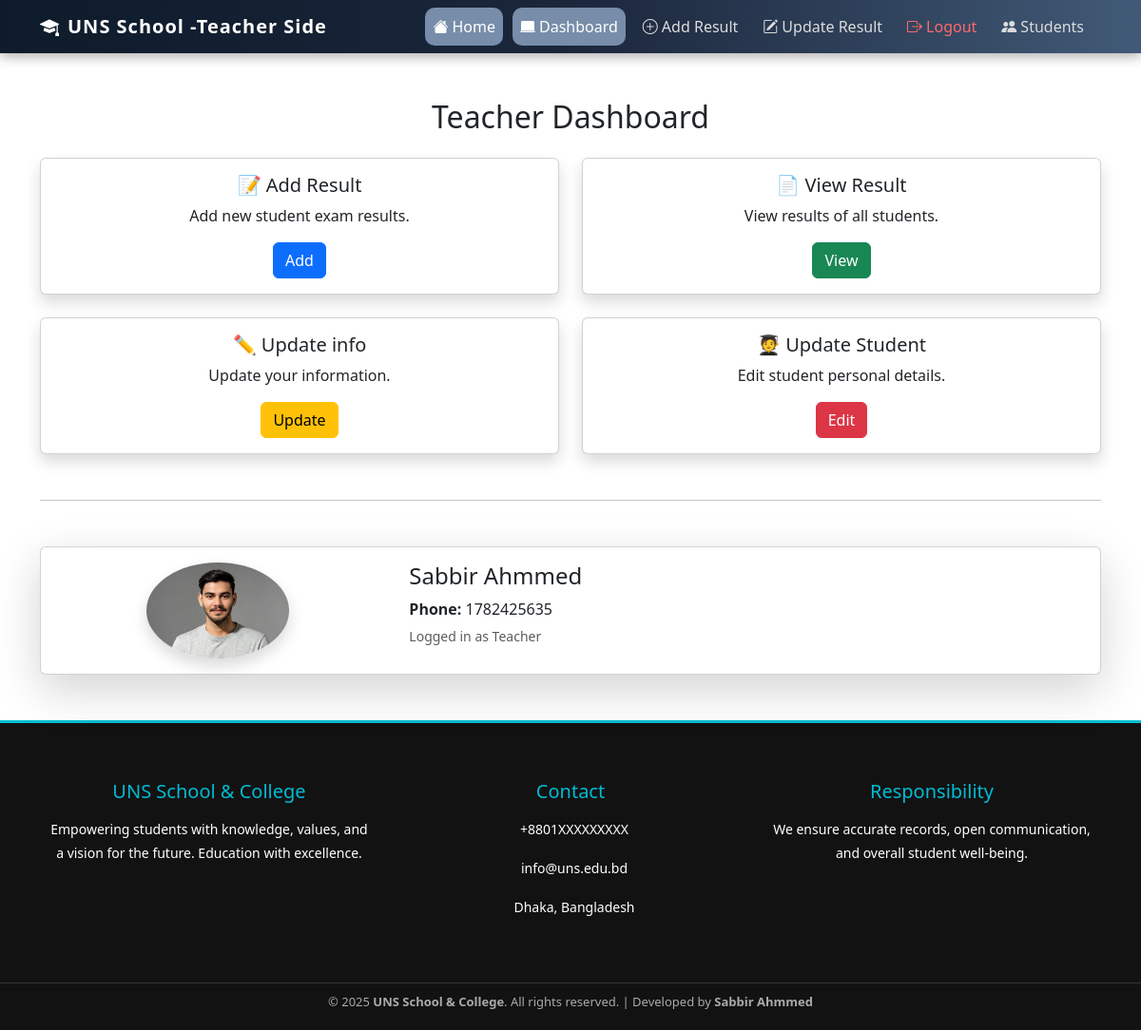
/teachers/th-dash/ (signed in), run on the app's committed database.
### Teachers/models.py (models this page shows)
class TeacherDatas(models.Model):
    name = models.CharField(max_length=25)
    mobile = models.IntegerField()
    Join_date = models.DateField()
    add = models.CharField(max_length=55)
    sub = models.CharField(max_length=20)
    image = models.ImageField(upload_to='TeachersImage/')
    ST_COODE = models.CharField(max_length=18)
    NID = models.IntegerField(null=True)
    def __str__(self):
        return self.name

### Teachers/views.py (the view)
# urls.py: path('th-dash/', views.teacherDash, name='th-dashbord'),
@never_cache
def teacherDash(request):
    if 'teacher_login' not in request.session:
        return redirect('teacher-login')
    username = request.session.get('username')
    print(username)
    Teacherinfo = TeacherDatas.objects.filter(name = username).first()
    teacherdata = TeacherDatas.objects.all()
    print(teacherdata)
    return render(request, 'Teacherdashbord.html',{'Teacherinfo':Teacherinfo, 'teacherData': teacherdata})

### templates/Teachers/TeacherDashbord.html (shortened to what this page needs)
{% extends "TeacherNav.html" %}
{% load static %}
{% block content %}
<link href="https://cdn.jsdelivr.net/npm/bootstrap@5.3.0/dist/css/bootstrap.min.css" rel="stylesheet">
<div class="container my-5">
  <h2 class="text-center mb-4">Teacher Dashboard</h2>
  <div class="row row-cols-1 row-cols-md-2 g-4 mb-5">
    <div class="col">
      <div class="card text-center shadow h-100">
        <div class="card-body">
          <h5 class="card-title">📝 Add Result</h5>
          <p class="card-text">Add new student exam results.</p>
          <a href="{% url 'add-result' %}" class="btn btn-primary">Add</a>
        </div>
      </div>
    </div>
    <div class="col">
      <div class="card text-center shadow h-100">
        <div class="card-body">
          <h5 class="card-title">📄 View Result</h5>
          <p class="card-text">View results of all students.</p>
          <a href="{% url 'ResultFor' %}" class="btn btn-success">View</a>
        </div>
      </div>
    </div>
    <div class="col">
      <div class="card text-center shadow h-100">
        <div class="card-body">
          <h5 class="card-title">✏️ Update info</h5>
          <p class="card-text">Update your information.</p>
          <a href="{% url 'DeleteUpdateInfo' %}" class="btn btn-warning">Update</a>
        </div>
      </div>
    </div>
    <div class="col">
      <div class="card text-center shadow h-100">
        <div class="card-body">
          <h5 class="card-title">🧑‍🎓 Update Student</h5>
          <p class="card-text">Edit student personal details.</p>
          <a href="{% url 'EditeStudentDataForm' %}" class="btn btn-danger">Edit</a>
        </div>
      </div>
    </div>
  </div>
  <hr class="my-5">
  <div class="card mb-6 shadow-lg">
    <div class="row g-0">
      <div class="col-md-4 text-center p-3">
        <img src="{{Teacherinfo.image.url}}" class="img-fluid rounded-circle shadow" alt="Teacher Image" style="max-width: 150px;">
      </div>
      <div class="col-md-8">
        <div class="card-body">
          <h4 class="card-title">{{ Teacherinfo.name }}</h4>
          <p class="card-text mb-1"><strong>Phone:</strong> {{ Teacherinfo.mobile }}</p>
          <p class="card-text"><small class="text-muted">Logged in as Teacher</small></p>
        </div>
      </div>
    </div>
  </div>
</div>
{% endblock content %}

### templates/navbars/TeacherNav.html (style rules this page uses)
html, body { height: 100%; margin: 0; display: flex; flex-direction: column; }
body { font-family: 'Segoe UI', Tahoma, Geneva, Verdana, sans-serif; background-color: #f4f6f8; }

### data on the page
TeacherDatas: image (picture), name "Sabbir Ahmmed", mobile "1782425635"
